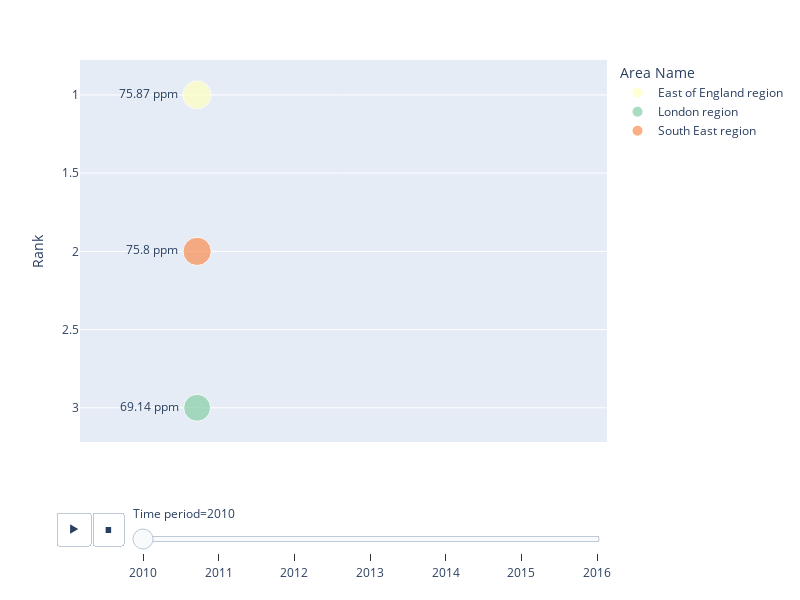

This figure's notebook cell:
### Code cell
Rank_Based(df).animated_scatter()

### Figure 1 — Plotly figure (JSON) as saved in the notebook; plotly's stock layout.template omitted (floating-point values rounded to 4 significant figures)
{"data": [{"hovertemplate": "Area Name=East of England region<br>Time period=2010<br>Position=%{x}<br>rank=%{y}<br>Value=%{marker.size}<br>Val_text=%{text}<extra></extra>", "ids": ["East of England region"], "legendgroup": "East of England region", "marker": {"color": "#ffffbe", "size": [75.87], "sizemode": "area", "sizeref": 0.1897, "symbol": "circle"}, "mode": "markers+text", "name": "East of England region", "orientation": "v", "showlegend": true, "text": ["75.87 ppm"], "textposition": "middle left", "type": "scatter", "x": [0], "xaxis": "x", "y": [1], "yaxis": "y"}, {"hovertemplate": "Area Name=London region<br>Time period=2010<br>Position=%{x}<br>rank=%{y}<br>Value=%{marker.size}<br>Val_text=%{text}<extra></extra>", "ids": ["London region"], "legendgroup": "London region", "marker": {"color": "#86cfa5", "size": [69.14], "sizemode": "area", "sizeref": 0.1897, "symbol": "circle"}, "mode": "markers+text", "name": "London region", "orientation": "v", "showlegend": true, "text": ["69.14 ppm"], "textposition": "middle left", "type": "scatter", "x": [0], "xaxis": "x", "y": [3], "yaxis": "y"}, {"hovertemplate": "Area Name=South East region<br>Time period=2010<br>Position=%{x}<br>rank=%{y}<br>Value=%{marker.size}<br>Val_text=%{text}<extra></extra>", "ids": ["South East region"], "legendgroup": "South East region", "marker": {"color": "#f98e52", "size": [75.8], "sizemode": "area", "sizeref": 0.1897, "symbol": "circle"}, "mode": "markers+text", "name": "South East region", "orientation": "v", "showlegend": true, "text": ["75.8 ppm"], "textposition": "middle left", "type": "scatter", "x": [0], "xaxis": "x", "y": [2], "yaxis": "y"}], "layout": {"height": 600, "legend": {"itemsizing": "constant", "title": {"text": "Area Name"}, "tracegroupgap": 0}, "margin": {"t": 60}, "sliders": [{"active": 0, "currentvalue": {"prefix": "Time period="}, "len": 0.9, "pad": {"b": 10, "t": 60}, "steps": [{"args": [["2010"], {"frame": {"duration": 0, "redraw": false}, "fromcurrent": true, "mode": "immediate", "transition": {"duration": 0, "easing": "linear"}}], "label": "2010", "method": "animate"}, {"args": [["2011"], {"frame": {"duration": 0, "redraw": false}, "fromcurrent": true, "mode": "immediate", "transition": {"duration": 0, "easing": "linear"}}], "label": "2011", "method": "animate"}, {"args": [["2012"], {"frame": {"duration": 0, "redraw": false}, "fromcurrent": true, "mode": "immediate", "transition": {"duration": 0, "easing": "linear"}}], "label": "2012", "method": "animate"}, {"args": [["2013"], {"frame": {"duration": 0, "redraw": false}, "fromcurrent": true, "mode": "immediate", "transition": {"duration": 0, "easing": "linear"}}], "label": "2013", "method": "animate"}, {"args": [["2014"], {"frame": {"duration": 0, "redraw": false}, "fromcurrent": true, "mode": "immediate", "transition": {"duration": 0, "easing": "linear"}}], "label": "2014", "method": "animate"}, {"args": [["2015"], {"frame": {"duration": 0, "redraw": false}, "fromcurrent": true, "mode": "immediate", "transition": {"duration": 0, "easing": "linear"}}], "label": "2015", "method": "animate"}, {"args": [["2016"], {"frame": {"duration": 0, "redraw": false}, "fromcurrent": true, "mode": "immediate", "transition": {"duration": 0, "easing": "linear"}}], "label": "2016", "method": "animate"}], "x": 0.1, "xanchor": "left", "y": 0, "yanchor": "top"}], "updatemenus": [{"buttons": [{"args": [null, {"frame": {"duration": 500, "redraw": false}, "fromcurrent": true, "mode": "immediate", "transition": {"duration": 500, "easing": "linear"}}], "label": "&#9654;", "method": "animate"}, {"args": [[null], {"frame": {"duration": 0, "redraw": false}, "fromcurrent": true, "mode": "immediate", "transition": {"duration": 0, "easing": "linear"}}], "label": "&#9724;", "method": "animate"}], "direction": "left", "pad": {"r": 10, "t": 70}, "showactive": false, "type": "buttons", "x": 0.1, "xanchor": "right", "y": 0, "yanchor": "top"}], "width": 800, "xaxis": {"anchor": "y", "domain": [0, 1], "range": [-2, 7], "showgrid": false, "title": {"text": ""}, "visible": false}, "yaxis": {"anchor": "x", "autorange": "reversed", "domain": [0, 1], "range": [0.5, 6.5], "showgrid": true, "showticklabels": true, "title": {"text": "Rank"}, "visible": true}}}
